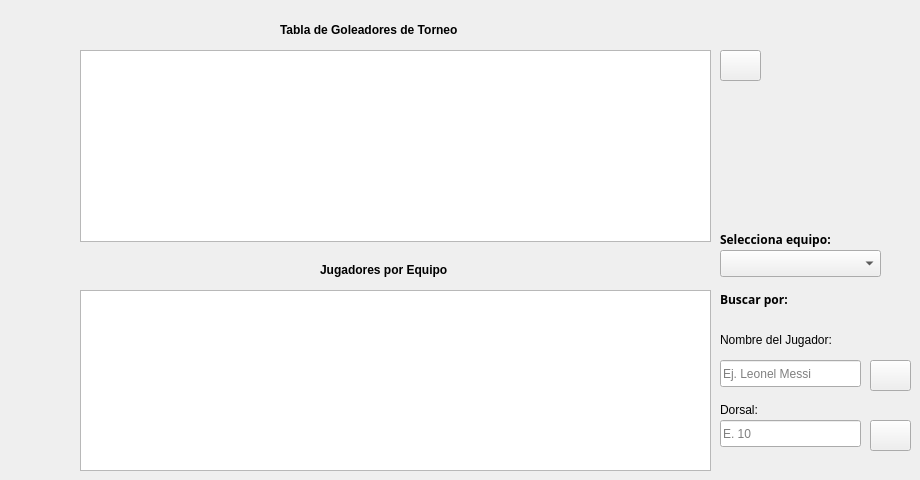
      <widget class="QWidget" name="tab_2">
       <attribute name="title">
        <string>Estadisticas de Jugadores</string>
       </attribute>
       <widget class="QTableWidget" name="tableGoleadores">
        <property name="geometry">
         <rect>
          <x>80</x>
          <y>50</y>
          <width>631</width>
          <height>192</height>
         </rect>
        </property>
        <attribute name="horizontalHeaderCascadingSectionResizes">
         <bool>true</bool>
        </attribute>
        <attribute name="horizontalHeaderShowSortIndicator" stdset="0">
         <bool>false</bool>
        </attribute>
        <attribute name="horizontalHeaderStretchLastSection">
         <bool>true</bool>
        </attribute>
       </widget>
       <widget class="QLabel" name="label_14">
        <property name="geometry">
         <rect>
          <x>280</x>
          <y>20</y>
          <width>231</width>
          <height>19</height>
         </rect>
        </property>
        <property name="font">
         <font>
          <bold>true</bold>
         </font>
        </property>
        <property name="text">
         <string>Tabla de Goleadores de Torneo</string>
        </property>
       </widget>
       <widget class="QLabel" name="label_15">
        <property name="geometry">
         <rect>
          <x>320</x>
          <y>260</y>
          <width>161</width>
          <height>19</height>
         </rect>
        </property>
        <property name="font">
         <font>
          <bold>true</bold>
         </font>
        </property>
        <property name="text">
         <string>Jugadores por Equipo</string>
        </property>
       </widget>
       <widget class="QTableWidget" name="tableEquipo">
        <property name="geometry">
         <rect>
          <x>80</x>
          <y>290</y>
          <width>631</width>
          <height>181</height>
         </rect>
        </property>
        <attribute name="horizontalHeaderCascadingSectionResizes">
         <bool>true</bool>
        </attribute>
        <attribute name="horizontalHeaderStretchLastSection">
         <bool>true</bool>
        </attribute>
        <attribute name="verticalHeaderCascadingSectionResizes">
         <bool>true</bool>
        </attribute>
       </widget>
       <widget class="QLabel" name="label_16">
        <property name="geometry">
         <rect>
          <x>720</x>
          <y>290</y>
          <width>161</width>
          <height>19</height>
         </rect>
        </property>
        <property name="font">
         <font>
          <family>Adwaita Mono</family>
          <bold>true</bold>
         </font>
        </property>
        <property name="text">
         <string>Buscar por: </string>
        </property>
       </widget>
       <widget class="QComboBox" name="comboBoxBusquedaEquipo">
        <property name="geometry">
         <rect>
          <x>720</x>
          <y>250</y>
          <width>161</width>
          <height>27</height>
         </rect>
        </property>
       </widget>
       <widget class="QLabel" name="label_17">
        <property name="geometry">
         <rect>
          <x>720</x>
          <y>230</y>
          <width>191</width>
          <height>19</height>
         </rect>
        </property>
        <property name="font">
         <font>
          <family>Adwaita Mono</family>
          <bold>true</bold>
         </font>
        </property>
        <property name="text">
         <string>Selecciona equipo:</string>
        </property>
       </widget>
       <widget class="QLabel" name="label_18">
        <property name="geometry">
         <rect>
          <x>720</x>
          <y>330</y>
          <width>161</width>
          <height>19</height>
         </rect>
        </property>
        <property name="text">
         <string>Nombre del Jugador: </string>
        </property>
       </widget>
       <widget class="QLineEdit" name="lineEditNombreBuscar">
        <property name="geometry">
         <rect>
          <x>720</x>
          <y>360</y>
          <width>141</width>
          <height>27</height>
         </rect>
        </property>
        <property name="placeholderText">
         <string>Ej. Leonel Messi</string>
        </property>
       </widget>
       <widget class="QLabel" name="label_19">
        <property name="geometry">
         <rect>
          <x>720</x>
          <y>400</y>
          <width>161</width>
          <height>19</height>
         </rect>
        </property>
        <property name="text">
         <string>Dorsal: </string>
        </property>
       </widget>
       <widget class="QLineEdit" name="lineEditDorsal">
        <property name="geometry">
         <rect>
          <x>720</x>
          <y>420</y>
          <width>141</width>
          <height>27</height>
         </rect>
        </property>
        <property name="placeholderText">
         <string>E. 10</string>
        </property>
       </widget>
       <widget class="QPushButton" name="buscarname">
        <property name="geometry">
         <rect>
          <x>870</x>
          <y>360</y>
          <width>41</width>
          <height>31</height>
         </rect>
        </property>
        <property name="text">
         <string/>
        </property>
        <property name="icon">
         <iconset theme="QIcon::ThemeIcon::EditFind"/>
        </property>
       </widget>
       <widget class="QPushButton" name="buscarnum">
        <property name="geometry">
         <rect>
          <x>870</x>
          <y>420</y>
          <width>41</width>
          <height>31</height>
         </rect>
        </property>
        <property name="text">
         <string/>
        </property>
        <property name="icon">
         <iconset theme="QIcon::ThemeIcon::SystemSearch"/>
        </property>
       </widget>
       <widget class="QPushButton" name="actualizargoles">
        <property name="geometry">
         <rect>
          <x>720</x>
          <y>50</y>
          <width>41</width>
          <height>31</height>
         </rect>
        </property>
        <property name="text">
         <string/>
        </property>
        <property name="icon">
         <iconset theme="QIcon::ThemeIcon::SystemReboot"/>
        </property>
       </widget>
      </widget>
